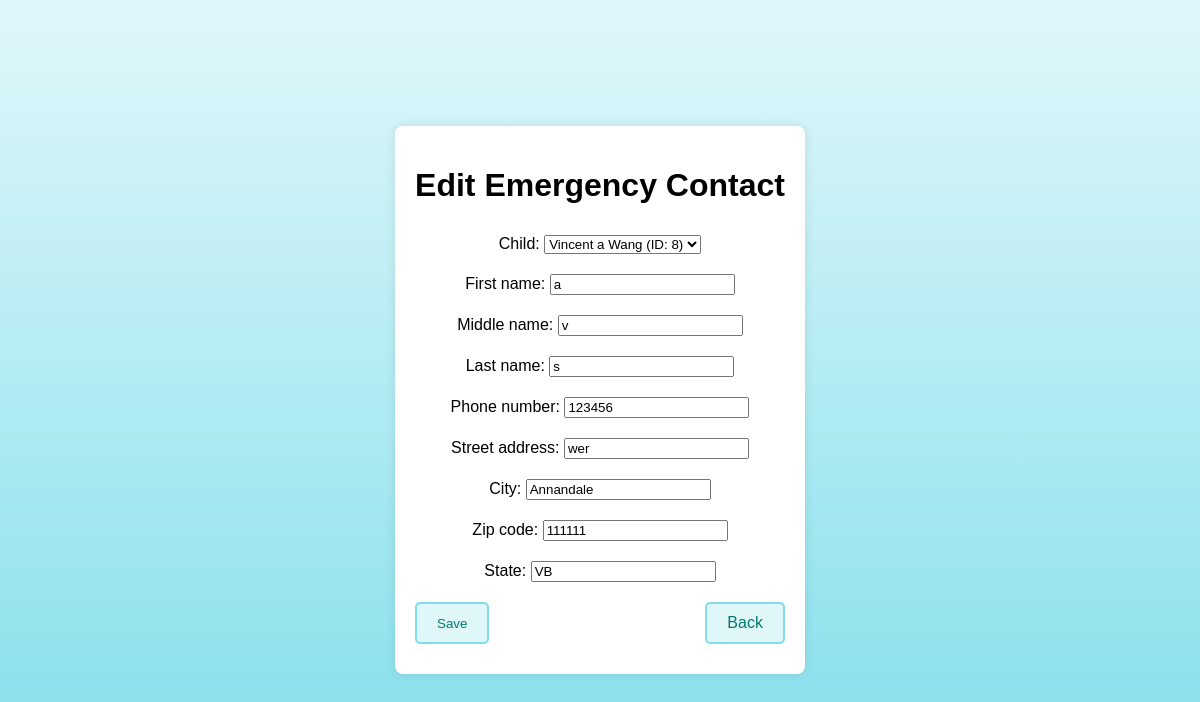
The page /myapp/edit-emergency-contact/3/ on the database its author committed.
### myapp/models.py (models this page shows, shortened)
class EmergencyContact(models.Model):
    child = models.ForeignKey(Child, on_delete=models.CASCADE)
    first_name = models.CharField(max_length=100)
    middle_name = models.CharField(max_length=100, blank=True, null=True)
    last_name = models.CharField(max_length=100)
    phone_number = models.CharField(max_length=15)
    street_address = models.CharField(max_length=255)
    city = models.CharField(max_length=100)
    zip_code = models.CharField(max_length=10)
    state = models.CharField(max_length=50)

class Child(models.Model):
    first_name = models.CharField(max_length=100)
    middle_name = models.CharField(max_length=100, blank=True, null=True)
    last_name = models.CharField(max_length=100)
    age = models.IntegerField()
    date_of_birth = models.DateField()
    def __str__(self):
        return f"{self.first_name} {self.middle_name} {self.last_name} (ID: {self.id})"

### myapp/views.py (the view)
# urls.py: path('edit-emergency-contact/<int:pk>/', views.edit_emergency_contact, name='edit_emergency_contact'),
def edit_emergency_contact(request, pk):
    contact = get_object_or_404(EmergencyContact, pk=pk)
    if request.method == 'POST':
        form = EmergencyContactForm(request.POST, instance=contact)
        if form.is_valid():
            form.save()
            return redirect('child_enrollment')
    else:
        form = EmergencyContactForm(instance=contact)
    return render(request, 'edit_emergency_contact.html', {'form': form})

### myapp/forms.py
class EmergencyContactForm(forms.ModelForm):
    class Meta:
        model = EmergencyContact
        fields = ['child', 'first_name', 'middle_name', 'last_name', 'phone_number', 'street_address', 'city', 'zip_code', 'state']

### myapp/templates/edit_emergency_contact.html (shortened to what this page needs)
<!DOCTYPE html>
<html lang="en">
<head>
</head>
<body>
    <div class="container">
        <h1>Edit Emergency Contact</h1>
        <form method="post">
            {{ form.as_p }}
            <div class="button-group">
                <button type="submit">Save</button>
                <a href="{% url 'child_enrollment' %}" class="button">Back</a>
            </div>
        </form>
    </div>
</body>
</html>

### myapp/templates/edit_emergency_contact.html (style rules this page uses)
html, body { height: 100%; margin: 0; padding: 0; font-family: Arial, sans-serif; text-align: center; background: linear-gradient(to bottom, #e0f7fa, #80deea); background-attachment: fixed; display: flex; justify-content: center; align-items: center; }
.container { padding: 20px; background: white; border-radius: 8px; box-shadow: 0 0 10px rgba(0,0,0,0.1); }
form { display: flex; flex-direction: column; align-items: center; }
form > * { margin: 10px 0; }
.button-group { display: flex; justify-content: space-between; width: 100%; }
button { padding: 10px 20px; background-color: #e0f7fa; border: 2px solid #80deea; border-radius: 5px; color: #00796b; cursor: pointer; }
a.button { padding: 10px 20px; background-color: #e0f7fa; border: 2px solid #80deea; border-radius: 5px; text-decoration: none; color: #00796b; }

### rows shown on the page
EmergencyContact: child "Vincent a Wang (ID: 8)", phone_number "123456", street_address "wer", city "Annandale", zip_code "111111", state "VB"
Child: first_name "a", middle_name "v", last_name "s"
